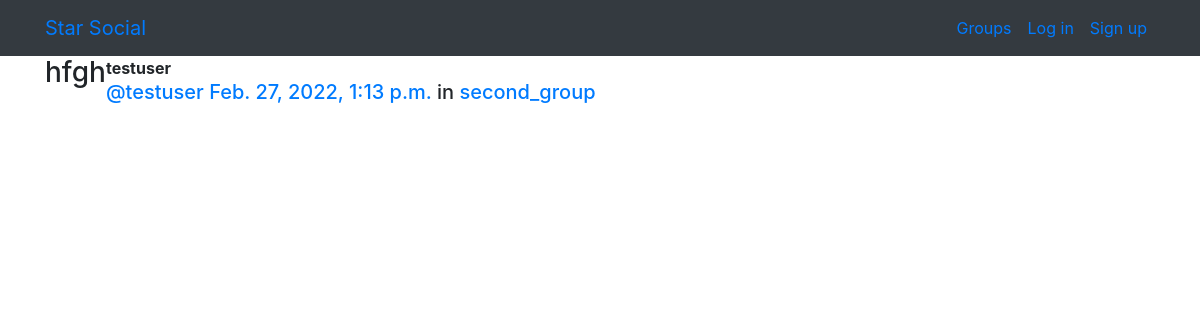
Screenshot of /posts/by/testuser/6/ with the database file from the repository.
### posts/models.py (models this page shows, shortened)
class Post(models.Model):
    user = models.ForeignKey(User, related_name='posts', on_delete=models.CASCADE)
    created_at = models.DateTimeField(auto_now=True)
    message = models.TextField()
    message_html = models.TextField(editable=False)
    group = models.ForeignKey(Group, related_name='posts', null=True, blank=True, on_delete=models.CASCADE)
    class Meta:
        ordering = ['-created_at']  #önüne "-" koyduk, böylece azalan sırada sıralıyoruz.
        unique_together = ['user', 'message']  #it can be also a tuple

### groups/models.py (models this page shows, shortened)
class Group(models.Model):
    name = models.CharField(max_length=255, unique=True)
    slug = models.SlugField(allow_unicode=True, unique=True) #allow_unicode means that SlugField, now accepts unicode characters instead of just ASCII characters.
    description = models.TextField(blank=True, default='')
    description_html = models.TextField(editable=False, default='', blank=True)
    members = models.ManyToManyField(User, through='GroupMember')
    class Meta:
        ordering = ['name']     #When the objects of this model are retrieved, they will be present in this ordering.

### posts/views.py (the view)
# urls.py: path("by/<username>/<int:pk>/",views.PostDetail.as_view(),name="single"),
class PostDetail(SelectRelatedMixin, generic.DetailView):
    model = models.Post
    select_related = ("user", "group")
    def get_queryset(self):
        queryset = super().get_queryset()
        return queryset.filter(
            user__username__iexact=self.kwargs.get("username"))

### posts/templates/posts/post_detail.html
{% extends "posts/post_base.html" %}
{% block post_content %}
<div class="col-md-8">
    {% include "posts/_post.html" %}
</div>
{% endblock %}

### posts/templates/posts/_post.html (shortened to what this page needs)
<div class="post media">
	<h3>{{ post.message_html|safe }}</h3>
	<div class="media-body">
		<strong>{{ post.user.username }}</strong>
		<h5 class="media-heading">
			<span class="username"><a href="{% url 'posts:for_user' username=post.user.username %}">@{{ post.user.username }}</a></span>
			<time class="time"><a href="{% url 'posts:single' username=post.user.username pk=post.pk %}">{{ post.created_at }}</a></time>
			{% if post.group %}
			<span class="group-name">in <a href="#">{{ post.group.name }}</a></span>
			{% endif %}
		</h5>
	</div>
</div>

### rows the page displays
Post: message_html "hfgh", user.username "testuser", created_at "Feb. 27, 2022, 1:13 p.m.", group.name "second_group"
